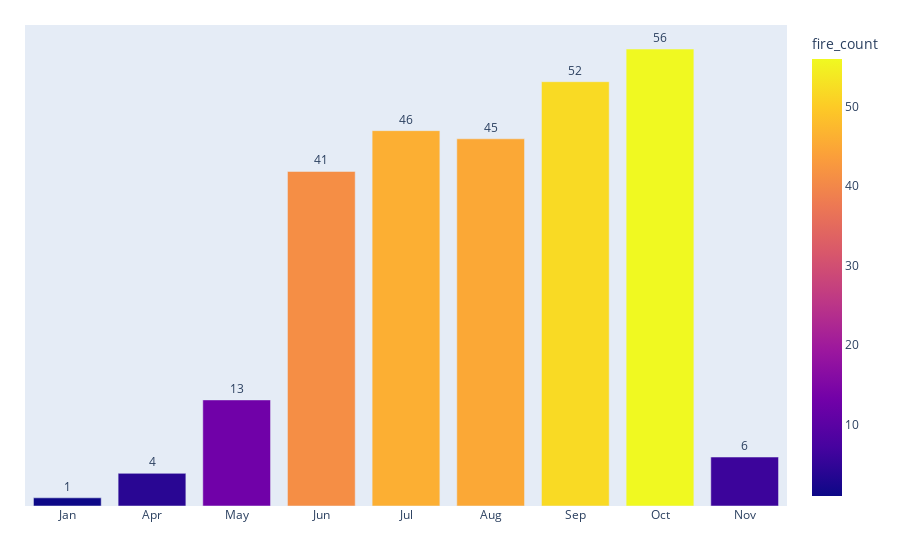

Write notebook code for a chart like this one.
### Markdown cell above
# Wildfires per Month Bar Chart

### Code cell
# wildfires per month

fig = px.bar(count_per_month_df, x='month_name', y='fire_count', color='fire_count', orientation='v',
             text='fire_count',labels={
                     "month_name":""
                 },)
fig.update_layout(xaxis={'visible': True}, yaxis={'visible': False})
fig.update_layout(
    margin=dict(l=25, r=25, t=25, b=25),
    paper_bgcolor="White",
)
fig.update_traces(texttemplate='%{text:}',textposition='outside')
fig.write_image("static/images/fire_per_month_bar.png")
fig.show()

### Figure 1 — Plotly figure (JSON) as saved in the notebook; plotly's stock layout.template omitted (floating-point values rounded to 4 significant figures)
{"data": [{"alignmentgroup": "True", "hovertemplate": "=%{x}<br>fire_count=%{marker.color}<extra></extra>", "legendgroup": "", "marker": {"color": [1, 4, 13, 41, 46, 45, 52, 56, 6], "coloraxis": "coloraxis"}, "name": "", "offsetgroup": "", "orientation": "v", "showlegend": false, "text": [1, 4, 13, 41, 46, 45, 52, 56, 6], "textposition": "outside", "texttemplate": "%{text:}", "type": "bar", "x": ["Jan", "Apr", "May", "Jun", "Jul", "Aug", "Sep", "Oct", "Nov"], "xaxis": "x", "y": [1, 4, 13, 41, 46, 45, 52, 56, 6], "yaxis": "y"}], "layout": {"autosize": true, "barmode": "relative", "coloraxis": {"colorbar": {"title": {"text": "fire_count"}}, "colorscale": [[0, "#0d0887"], [0.1111, "#46039f"], [0.2222, "#7201a8"], [0.3333, "#9c179e"], [0.4444, "#bd3786"], [0.5556, "#d8576b"], [0.6667, "#ed7953"], [0.7778, "#fb9f3a"], [0.8889, "#fdca26"], [1, "#f0f921"]]}, "legend": {"tracegroupgap": 0}, "margin": {"b": 25, "l": 25, "r": 25, "t": 25}, "paper_bgcolor": "White", "xaxis": {"anchor": "y", "autorange": true, "domain": [0, 1], "range": [-0.5, 8.5], "title": {"text": ""}, "type": "category", "visible": true}, "yaxis": {"anchor": "x", "autorange": true, "domain": [0, 1], "range": [0, 58.95], "title": {"text": "fire_count"}, "type": "linear", "visible": false}}}
